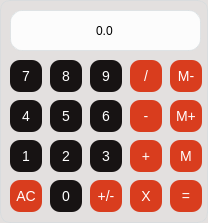
<?xml version="1.0" encoding="UTF-8"?>
<ui version="4.0">
 <class>Calc</class>
 <widget class="QWidget" name="Calc">
  <property name="geometry">
   <rect>
    <x>0</x>
    <y>0</y>
    <width>208</width>
    <height>223</height>
   </rect>
  </property>
  <property name="windowTitle">
   <string>Form</string>
  </property>
  <property name="styleSheet">
   <string notr="true">width: 300px;
height: 231px;
border-radius: 10px;
border: 1px solid rgba(207, 216, 220, 0.5);
background-color: #E3E0DF;</string>
  </property>
  <widget class="QPushButton" name="Button2">
   <property name="geometry">
    <rect>
     <x>50</x>
     <y>140</y>
     <width>32</width>
     <height>32</height>
    </rect>
   </property>
   <property name="styleSheet">
    <string notr="true">#Button2 {
   height: 37px;
   line-height: 37px;
   color: #FFFFFF;
   font-family: Arial;
   width: 38px;
   font-size: 14px;
   font-weight: 200;
   padding: 4px;
   background-color: #171313;
   box-shadow: 1px 1px 20px 0px #000000;
   -webkit-box-shadow: 1px 1px 20px 0px #000000;
   -moz-box-shadow: 1px 1px 20px 0px #000000;
   text-shadow: -2px 0px 11px #FFFFFF;
   border: solid #337FED 0px;
   text-decoration: none;
   display: inline-block;
   cursor: pointer;
}

#Button2:hover {
   background: #1E62D0;
   background-image: -webkit-linear-gradient(top, #1E62D0, #3D94F6);
   background-image: -moz-linear-gradient(top, #1E62D0, #3D94F6);
   background-image: -ms-linear-gradient(top, #1E62D0, #3D94F6);
   background-image: -o-linear-gradient(top, #1E62D0, #3D94F6);
   background-image: linear-gradient(to bottom, #1E62D0, #3D94F6);
   text-decoration: none;
}</string>
   </property>
   <property name="text">
    <string>2</string>
   </property>
  </widget>
  <widget class="QPushButton" name="MemGet">
   <property name="geometry">
    <rect>
     <x>170</x>
     <y>140</y>
     <width>32</width>
     <height>32</height>
    </rect>
   </property>
   <property name="styleSheet">
    <string notr="true">#MemGet {
   
   height: 37px;
   line-height: 37px;
   color: #FFFFFF;
   font-family: Arial;
   width: 38px;
   font-size: 14px;
   font-weight: 200;
   padding: 4px;
   background-color: #D93D1E;
   box-shadow: 1px 1px 20px 0px #000000;
   -webkit-box-shadow: 1px 1px 20px 0px #000000;
   -moz-box-shadow: 1px 1px 20px 0px #000000;
   text-shadow: -2px 0px 11px #FFFFFF;
   border: solid #337FED 0px;
   text-decoration: none;
   display: inline-block;
   cursor: pointer;
}

#MemGet:hover {
   background: #1E62D0;
   background-image: -webkit-linear-gradient(top, #1E62D0, #3D94F6);
   background-image: -moz-linear-gradient(top, #1E62D0, #3D94F6);
   background-image: -ms-linear-gradient(top, #1E62D0, #3D94F6);
   background-image: -o-linear-gradient(top, #1E62D0, #3D94F6);
   background-image: linear-gradient(to bottom, #1E62D0, #3D94F6);
   text-decoration: none;
}</string>
   </property>
   <property name="text">
    <string>M</string>
   </property>
  </widget>
  <widget class="QPushButton" name="Button5">
   <property name="geometry">
    <rect>
     <x>50</x>
     <y>100</y>
     <width>32</width>
     <height>32</height>
    </rect>
   </property>
   <property name="styleSheet">
    <string notr="true">#Button5 {
   height: 37px;
   line-height: 37px;
   color: #FFFFFF;
   font-family: Arial;
   width: 38px;
   font-size: 14px;
   font-weight: 200;
   padding: 4px;
   background-color: #171313;
   box-shadow: 1px 1px 20px 0px #000000;
   -webkit-box-shadow: 1px 1px 20px 0px #000000;
   -moz-box-shadow: 1px 1px 20px 0px #000000;
   text-shadow: -2px 0px 11px #FFFFFF;
   border: solid #337FED 0px;
   text-decoration: none;
   display: inline-block;
   cursor: pointer;
}

#Button5:hover {
   background: #1E62D0;
   background-image: -webkit-linear-gradient(top, #1E62D0, #3D94F6);
   background-image: -moz-linear-gradient(top, #1E62D0, #3D94F6);
   background-image: -ms-linear-gradient(top, #1E62D0, #3D94F6);
   background-image: -o-linear-gradient(top, #1E62D0, #3D94F6);
   background-image: linear-gradient(to bottom, #1E62D0, #3D94F6);
   text-decoration: none;
}</string>
   </property>
   <property name="text">
    <string>5</string>
   </property>
  </widget>
  <widget class="QPushButton" name="Button8">
   <property name="geometry">
    <rect>
     <x>50</x>
     <y>60</y>
     <width>32</width>
     <height>32</height>
    </rect>
   </property>
   <property name="styleSheet">
    <string notr="true">#Button8 {
   height: 37px;
   line-height: 37px;
   color: #FFFFFF;
   font-family: Arial;
   width: 38px;
   font-size: 14px;
   font-weight: 200;
   padding: 4px;
   background-color: #171313;
   box-shadow: 1px 1px 20px 0px #000000;
   -webkit-box-shadow: 1px 1px 20px 0px #000000;
   -moz-box-shadow: 1px 1px 20px 0px #000000;
   text-shadow: -2px 0px 11px #FFFFFF;
   border: solid #337FED 0px;
   text-decoration: none;
   display: inline-block;
   cursor: pointer;
}

#Button8:hover {
   background: #1E62D0;
   background-image: -webkit-linear-gradient(top, #1E62D0, #3D94F6);
   background-image: -moz-linear-gradient(top, #1E62D0, #3D94F6);
   background-image: -ms-linear-gradient(top, #1E62D0, #3D94F6);
   background-image: -o-linear-gradient(top, #1E62D0, #3D94F6);
   background-image: linear-gradient(to bottom, #1E62D0, #3D94F6);
   text-decoration: none;
}</string>
   </property>
   <property name="text">
    <string>8</string>
   </property>
  </widget>
  <widget class="QPushButton" name="Clear">
   <property name="geometry">
    <rect>
     <x>10</x>
     <y>180</y>
     <width>32</width>
     <height>32</height>
    </rect>
   </property>
   <property name="styleSheet">
    <string notr="true">#Clear {
   
   height: 37px;
   line-height: 37px;
   color: #FFFFFF;
   font-family: Arial;
   width: 38px;
   font-size: 14px;
   font-weight: 200;
   padding: 4px;
   background-color: #D93D1E;
   box-shadow: 1px 1px 20px 0px #000000;
   -webkit-box-shadow: 1px 1px 20px 0px #000000;
   -moz-box-shadow: 1px 1px 20px 0px #000000;
   text-shadow: -2px 0px 11px #FFFFFF;
   border: solid #337FED 0px;
   text-decoration: none;
   display: inline-block;
   cursor: pointer;
}

#Clear:hover {
   background: #1E62D0;
   background-image: -webkit-linear-gradient(top, #1E62D0, #3D94F6);
   background-image: -moz-linear-gradient(top, #1E62D0, #3D94F6);
   background-image: -ms-linear-gradient(top, #1E62D0, #3D94F6);
   background-image: -o-linear-gradient(top, #1E62D0, #3D94F6);
   background-image: linear-gradient(to bottom, #1E62D0, #3D94F6);
   text-decoration: none;
}</string>
   </property>
   <property name="text">
    <string>AC</string>
   </property>
  </widget>
  <widget class="QPushButton" name="Button3">
   <property name="geometry">
    <rect>
     <x>90</x>
     <y>140</y>
     <width>32</width>
     <height>32</height>
    </rect>
   </property>
   <property name="styleSheet">
    <string notr="true">#Button3 {
   height: 37px;
   line-height: 37px;
   color: #FFFFFF;
   font-family: Arial;
   width: 38px;
   font-size: 14px;
   font-weight: 200;
   padding: 4px;
   background-color: #171313;
   box-shadow: 1px 1px 20px 0px #000000;
   -webkit-box-shadow: 1px 1px 20px 0px #000000;
   -moz-box-shadow: 1px 1px 20px 0px #000000;
   text-shadow: -2px 0px 11px #FFFFFF;
   border: solid #337FED 0px;
   text-decoration: none;
   display: inline-block;
   cursor: pointer;
}

#Button3:hover {
   background: #1E62D0;
   background-image: -webkit-linear-gradient(top, #1E62D0, #3D94F6);
   background-image: -moz-linear-gradient(top, #1E62D0, #3D94F6);
   background-image: -ms-linear-gradient(top, #1E62D0, #3D94F6);
   background-image: -o-linear-gradient(top, #1E62D0, #3D94F6);
   background-image: linear-gradient(to bottom, #1E62D0, #3D94F6);
   text-decoration: none;
}</string>
   </property>
   <property name="text">
    <string>3</string>
   </property>
  </widget>
  <widget class="QPushButton" name="Divide">
   <property name="geometry">
    <rect>
     <x>130</x>
     <y>60</y>
     <width>32</width>
     <height>32</height>
    </rect>
   </property>
   <property name="styleSheet">
    <string notr="true">#Divide {
   
   height: 37px;
   line-height: 37px;
   color: #FFFFFF;
   font-family: Arial;
   width: 38px;
   font-size: 14px;
   font-weight: 200;
   padding: 4px;
   background-color: #D93D1E;
   box-shadow: 1px 1px 20px 0px #000000;
   -webkit-box-shadow: 1px 1px 20px 0px #000000;
   -moz-box-shadow: 1px 1px 20px 0px #000000;
   text-shadow: -2px 0px 11px #FFFFFF;
   border: solid #337FED 0px;
   text-decoration: none;
   display: inline-block;
   cursor: pointer;
}

#Divide:hover {
   background: #1E62D0;
   background-image: -webkit-linear-gradient(top, #1E62D0, #3D94F6);
   background-image: -moz-linear-gradient(top, #1E62D0, #3D94F6);
   background-image: -ms-linear-gradient(top, #1E62D0, #3D94F6);
   background-image: -o-linear-gradient(top, #1E62D0, #3D94F6);
   background-image: linear-gradient(to bottom, #1E62D0, #3D94F6);
   text-decoration: none;
}</string>
   </property>
   <property name="text">
    <string>/</string>
   </property>
  </widget>
  <widget class="QPushButton" name="MemClear">
   <property name="geometry">
    <rect>
     <x>170</x>
     <y>60</y>
     <width>32</width>
     <height>32</height>
    </rect>
   </property>
   <property name="styleSheet">
    <string notr="true">#MemClear {
   
   height: 37px;
   line-height: 37px;
   color: #FFFFFF;
   font-family: Arial;
   width: 38px;
   font-size: 14px;
   font-weight: 200;
   padding: 4px;
   background-color: #D93D1E;
   box-shadow: 1px 1px 20px 0px #000000;
   -webkit-box-shadow: 1px 1px 20px 0px #000000;
   -moz-box-shadow: 1px 1px 20px 0px #000000;
   text-shadow: -2px 0px 11px #FFFFFF;
   border: solid #337FED 0px;
   text-decoration: none;
   display: inline-block;
   cursor: pointer;
}

#MemClear:hover {
   background: #1E62D0;
   background-image: -webkit-linear-gradient(top, #1E62D0, #3D94F6);
   background-image: -moz-linear-gradient(top, #1E62D0, #3D94F6);
   background-image: -ms-linear-gradient(top, #1E62D0, #3D94F6);
   background-image: -o-linear-gradient(top, #1E62D0, #3D94F6);
   background-image: linear-gradient(to bottom, #1E62D0, #3D94F6);
   text-decoration: none;
}</string>
   </property>
   <property name="text">
    <string>M-</string>
   </property>
  </widget>
  <widget class="QPushButton" name="Button7">
   <property name="geometry">
    <rect>
     <x>10</x>
     <y>60</y>
     <width>32</width>
     <height>32</height>
    </rect>
   </property>
   <property name="styleSheet">
    <string notr="true">#Button7 {
   
   height: 37px;
   line-height: 37px;
   color: #FFFFFF;
   font-family: Arial;
   width: 38px;
   font-size: 14px;
   font-weight: 200;
   padding: 4px;
   background-color: #171313;
   box-shadow: 1px 1px 20px 0px #000000;
   -webkit-box-shadow: 1px 1px 20px 0px #000000;
   -moz-box-shadow: 1px 1px 20px 0px #000000;
   text-shadow: -2px 0px 11px #FFFFFF;
   border: solid #337FED 0px;
   text-decoration: none;
   display: inline-block;
   cursor: pointer;
}

#Button7:hover {
   background: #1E62D0;
   background-image: -webkit-linear-gradient(top, #1E62D0, #3D94F6);
   background-image: -moz-linear-gradient(top, #1E62D0, #3D94F6);
   background-image: -ms-linear-gradient(top, #1E62D0, #3D94F6);
   background-image: -o-linear-gradient(top, #1E62D0, #3D94F6);
   background-image: linear-gradient(to bottom, #1E62D0, #3D94F6);
   text-decoration: none;
}</string>
   </property>
   <property name="text">
    <string>7</string>
   </property>
  </widget>
  <widget class="QPushButton" name="Button6">
   <property name="geometry">
    <rect>
     <x>90</x>
     <y>100</y>
     <width>32</width>
     <height>32</height>
    </rect>
   </property>
   <property name="styleSheet">
    <string notr="true">#Button6 {
   height: 37px;
   line-height: 37px;
   color: #FFFFFF;
   font-family: Arial;
   width: 38px;
   font-size: 14px;
   font-weight: 200;
   padding: 4px;
   background-color: #171313;
   box-shadow: 1px 1px 20px 0px #000000;
   -webkit-box-shadow: 1px 1px 20px 0px #000000;
   -moz-box-shadow: 1px 1px 20px 0px #000000;
   text-shadow: -2px 0px 11px #FFFFFF;
   border: solid #337FED 0px;
   text-decoration: none;
   display: inline-block;
   cursor: pointer;
}

#Button6:hover {
   background: #1E62D0;
   background-image: -webkit-linear-gradient(top, #1E62D0, #3D94F6);
   background-image: -moz-linear-gradient(top, #1E62D0, #3D94F6);
   background-image: -ms-linear-gradient(top, #1E62D0, #3D94F6);
   background-image: -o-linear-gradient(top, #1E62D0, #3D94F6);
   background-image: linear-gradient(to bottom, #1E62D0, #3D94F6);
   text-decoration: none;
}</string>
   </property>
   <property name="text">
    <string>6</string>
   </property>
  </widget>
  <widget class="QPushButton" name="Multiply">
   <property name="geometry">
    <rect>
     <x>130</x>
     <y>180</y>
     <width>32</width>
     <height>32</height>
    </rect>
   </property>
   <property name="styleSheet">
    <string notr="true">#Multiply {
   
   height: 37px;
   line-height: 37px;
   color: #FFFFFF;
   font-family: Arial;
   width: 38px;
   font-size: 14px;
   font-weight: 200;
   padding: 4px;
   background-color: #D93D1E;
   box-shadow: 1px 1px 20px 0px #000000;
   -webkit-box-shadow: 1px 1px 20px 0px #000000;
   -moz-box-shadow: 1px 1px 20px 0px #000000;
   text-shadow: -2px 0px 11px #FFFFFF;
   border: solid #337FED 0px;
   text-decoration: none;
   display: inline-block;
   cursor: pointer;
}

#Multiply:hover {
   background: #1E62D0;
   background-image: -webkit-linear-gradient(top, #1E62D0, #3D94F6);
   background-image: -moz-linear-gradient(top, #1E62D0, #3D94F6);
   background-image: -ms-linear-gradient(top, #1E62D0, #3D94F6);
   background-image: -o-linear-gradient(top, #1E62D0, #3D94F6);
   background-image: linear-gradient(to bottom, #1E62D0, #3D94F6);
   text-decoration: none;
}</string>
   </property>
   <property name="text">
    <string>X</string>
   </property>
  </widget>
  <widget class="QPushButton" name="Button9">
   <property name="geometry">
    <rect>
     <x>90</x>
     <y>60</y>
     <width>32</width>
     <height>32</height>
    </rect>
   </property>
   <property name="styleSheet">
    <string notr="true">#Button9 {
   height: 37px;
   line-height: 37px;
   color: #FFFFFF;
   font-family: Arial;
   width: 38px;
   font-size: 14px;
   font-weight: 200;
   padding: 4px;
   background-color: #171313;
   box-shadow: 1px 1px 20px 0px #000000;
   -webkit-box-shadow: 1px 1px 20px 0px #000000;
   -moz-box-shadow: 1px 1px 20px 0px #000000;
   text-shadow: -2px 0px 11px #FFFFFF;
   border: solid #337FED 0px;
   text-decoration: none;
   display: inline-block;
   cursor: pointer;
}

#Button9:hover {
   background: #1E62D0;
   background-image: -webkit-linear-gradient(top, #1E62D0, #3D94F6);
   background-image: -moz-linear-gradient(top, #1E62D0, #3D94F6);
   background-image: -ms-linear-gradient(top, #1E62D0, #3D94F6);
   background-image: -o-linear-gradient(top, #1E62D0, #3D94F6);
   background-image: linear-gradient(to bottom, #1E62D0, #3D94F6);
   text-decoration: none;
}</string>
   </property>
   <property name="text">
    <string>9</string>
   </property>
  </widget>
  <widget class="QPushButton" name="Equals">
   <property name="geometry">
    <rect>
     <x>170</x>
     <y>180</y>
     <width>32</width>
     <height>32</height>
    </rect>
   </property>
   <property name="styleSheet">
    <string notr="true">#Equals {
   
   height: 37px;
   line-height: 37px;
   color: #FFFFFF;
   font-family: Arial;
   width: 38px;
   font-size: 14px;
   font-weight: 200;
   padding: 4px;
   background-color: #D93D1E;
   box-shadow: 1px 1px 20px 0px #000000;
   -webkit-box-shadow: 1px 1px 20px 0px #000000;
   -moz-box-shadow: 1px 1px 20px 0px #000000;
   text-shadow: -2px 0px 11px #FFFFFF;
   border: solid #337FED 0px;
   text-decoration: none;
   display: inline-block;
   cursor: pointer;
}

#Equals:hover {
   background: #1E62D0;
   background-image: -webkit-linear-gradient(top, #1E62D0, #3D94F6);
   background-image: -moz-linear-gradient(top, #1E62D0, #3D94F6);
   background-image: -ms-linear-gradient(top, #1E62D0, #3D94F6);
   background-image: -o-linear-gradient(top, #1E62D0, #3D94F6);
   background-image: linear-gradient(to bottom, #1E62D0, #3D94F6);
   text-decoration: none;
}</string>
   </property>
   <property name="text">
    <string>=</string>
   </property>
  </widget>
  <widget class="QPushButton" name="Button0">
   <property name="geometry">
    <rect>
     <x>50</x>
     <y>180</y>
     <width>32</width>
     <height>32</height>
    </rect>
   </property>
   <property name="styleSheet">
    <string notr="true">#Button0 {
   height: 37px;
   line-height: 37px;
   color: #FFFFFF;
   font-family: Arial;
   width: 38px;
   font-size: 14px;
   font-weight: 200;
   padding: 4px;
   background-color: #171313;
   box-shadow: 1px 1px 20px 0px #000000;
   -webkit-box-shadow: 1px 1px 20px 0px #000000;
   -moz-box-shadow: 1px 1px 20px 0px #000000;
   text-shadow: -2px 0px 11px #FFFFFF;
   border: solid #337FED 0px;
   text-decoration: none;
   display: inline-block;
   cursor: pointer;
}

#Button0:hover {
   background: #1E62D0;
   background-image: -webkit-linear-gradient(top, #1E62D0, #3D94F6);
   background-image: -moz-linear-gradient(top, #1E62D0, #3D94F6);
   background-image: -ms-linear-gradient(top, #1E62D0, #3D94F6);
   background-image: -o-linear-gradient(top, #1E62D0, #3D94F6);
   background-image: linear-gradient(to bottom, #1E62D0, #3D94F6);
   text-decoration: none;
}</string>
   </property>
   <property name="text">
    <string>0</string>
   </property>
  </widget>
  <widget class="QPushButton" name="MemAdd">
   <property name="geometry">
    <rect>
     <x>170</x>
     <y>100</y>
     <width>32</width>
     <height>32</height>
    </rect>
   </property>
   <property name="styleSheet">
    <string notr="true">#MemAdd{
   
   height: 37px;
   line-height: 37px;
   color: #FFFFFF;
   font-family: Arial;
   width: 38px;
   font-size: 14px;
   font-weight: 200;
   padding: 4px;
   background-color: #D93D1E;
   box-shadow: 1px 1px 20px 0px #000000;
   -webkit-box-shadow: 1px 1px 20px 0px #000000;
   -moz-box-shadow: 1px 1px 20px 0px #000000;
   text-shadow: -2px 0px 11px #FFFFFF;
   border: solid #337FED 0px;
   text-decoration: none;
   display: inline-block;
   cursor: pointer;
}

#MemAdd:hover {
   background: #1E62D0;
   background-image: -webkit-linear-gradient(top, #1E62D0, #3D94F6);
   background-image: -moz-linear-gradient(top, #1E62D0, #3D94F6);
   background-image: -ms-linear-gradient(top, #1E62D0, #3D94F6);
   background-image: -o-linear-gradient(top, #1E62D0, #3D94F6);
   background-image: linear-gradient(to bottom, #1E62D0, #3D94F6);
   text-decoration: none;
}</string>
   </property>
   <property name="text">
    <string>M+</string>
   </property>
  </widget>
  <widget class="QPushButton" name="Add">
   <property name="geometry">
    <rect>
     <x>130</x>
     <y>140</y>
     <width>32</width>
     <height>32</height>
    </rect>
   </property>
   <property name="styleSheet">
    <string notr="true">#Add {
   
   height: 37px;
   line-height: 37px;
   color: #FFFFFF;
   font-family: Arial;
   width: 38px;
   font-size: 14px;
   font-weight: 200;
   padding: 4px;
   background-color: #D93D1E;
   box-shadow: 1px 1px 20px 0px #000000;
   -webkit-box-shadow: 1px 1px 20px 0px #000000;
   -moz-box-shadow: 1px 1px 20px 0px #000000;
   text-shadow: -2px 0px 11px #FFFFFF;
   border: solid #337FED 0px;
   text-decoration: none;
   display: inline-block;
   cursor: pointer;
}

#Add:hover {
   background: #1E62D0;
   background-image: -webkit-linear-gradient(top, #1E62D0, #3D94F6);
   background-image: -moz-linear-gradient(top, #1E62D0, #3D94F6);
   background-image: -ms-linear-gradient(top, #1E62D0, #3D94F6);
   background-image: -o-linear-gradient(top, #1E62D0, #3D94F6);
   background-image: linear-gradient(to bottom, #1E62D0, #3D94F6);
   text-decoration: none;
}</string>
   </property>
   <property name="text">
    <string>+</string>
   </property>
  </widget>
  <widget class="QLineEdit" name="Display">
   <property name="geometry">
    <rect>
     <x>10</x>
     <y>10</y>
     <width>191</width>
     <height>41</height>
    </rect>
   </property>
   <property name="styleSheet">
    <string notr="true">/* Style for &quot;background&quot; */
width: 345px;
height: 120px;
box-shadow: 0 10px 30px #eaf3f7;
border-radius: 12px;
background-color: #fcfcfc;</string>
   </property>
   <property name="inputMask">
    <string>0.0</string>
   </property>
   <property name="text">
    <string>0.0</string>
   </property>
   <property name="cursorPosition">
    <number>3</number>
   </property>
   <property name="alignment">
    <set>Qt::AlignCenter</set>
   </property>
   <property name="dragEnabled">
    <bool>false</bool>
   </property>
  </widget>
  <widget class="QPushButton" name="Button4">
   <property name="geometry">
    <rect>
     <x>10</x>
     <y>100</y>
     <width>32</width>
     <height>32</height>
    </rect>
   </property>
   <property name="styleSheet">
    <string notr="true">#Button4{
   height: 37px;
   line-height: 37px;
   color: #FFFFFF;
   font-family: Arial;
   width: 38px;
   font-size: 14px;
   font-weight: 200;
   padding: 4px;
   background-color: #171313;
   box-shadow: 1px 1px 20px 0px #000000;
   -webkit-box-shadow: 1px 1px 20px 0px #000000;
   -moz-box-shadow: 1px 1px 20px 0px #000000;
   text-shadow: -2px 0px 11px #FFFFFF;
   border: solid #337FED 0px;
   text-decoration: none;
   display: inline-block;
   cursor: pointer;
}

#Button4:hover {
   background: #1E62D0;
   background-image: -webkit-linear-gradient(top, #1E62D0, #3D94F6);
   background-image: -moz-linear-gradient(top, #1E62D0, #3D94F6);
   background-image: -ms-linear-gradient(top, #1E62D0, #3D94F6);
   background-image: -o-linear-gradient(top, #1E62D0, #3D94F6);
   background-image: linear-gradient(to bottom, #1E62D0, #3D94F6);
   text-decoration: none;
}</string>
   </property>
   <property name="text">
    <string>4</string>
   </property>
  </widget>
  <widget class="QPushButton" name="Subtract">
   <property name="geometry">
    <rect>
     <x>130</x>
     <y>100</y>
     <width>32</width>
     <height>32</height>
    </rect>
   </property>
   <property name="styleSheet">
    <string notr="true">#Subtract{
   
   height: 37px;
   line-height: 37px;
   color: #FFFFFF;
   font-family: Arial;
   width: 38px;
   font-size: 14px;
   font-weight: 200;
   padding: 4px;
   background-color: #D93D1E;
   box-shadow: 1px 1px 20px 0px #000000;
   -webkit-box-shadow: 1px 1px 20px 0px #000000;
   -moz-box-shadow: 1px 1px 20px 0px #000000;
   text-shadow: -2px 0px 11px #FFFFFF;
   border: solid #337FED 0px;
   text-decoration: none;
   display: inline-block;
   cursor: pointer;
}

#Subtract:hover {
   background: #1E62D0;
   background-image: -webkit-linear-gradient(top, #1E62D0, #3D94F6);
   background-image: -moz-linear-gradient(top, #1E62D0, #3D94F6);
   background-image: -ms-linear-gradient(top, #1E62D0, #3D94F6);
   background-image: -o-linear-gradient(top, #1E62D0, #3D94F6);
   background-image: linear-gradient(to bottom, #1E62D0, #3D94F6);
   text-decoration: none;
}</string>
   </property>
   <property name="text">
    <string>-</string>
   </property>
  </widget>
  <widget class="QPushButton" name="ChangeSign">
   <property name="geometry">
    <rect>
     <x>90</x>
     <y>180</y>
     <width>32</width>
     <height>32</height>
    </rect>
   </property>
   <property name="styleSheet">
    <string notr="true">#ChangeSign {
   
   height: 37px;
   line-height: 37px;
   color: #FFFFFF;
   font-family: Arial;
   width: 38px;
   font-size: 14px;
   font-weight: 200;
   padding: 4px;
   background-color: #D93D1E;
   box-shadow: 1px 1px 20px 0px #000000;
   -webkit-box-shadow: 1px 1px 20px 0px #000000;
   -moz-box-shadow: 1px 1px 20px 0px #000000;
   text-shadow: -2px 0px 11px #FFFFFF;
   border: solid #337FED 0px;
   text-decoration: none;
   display: inline-block;
   cursor: pointer;
}

#ChangeSign:hover {
   background: #1E62D0;
   background-image: -webkit-linear-gradient(top, #1E62D0, #3D94F6);
   background-image: -moz-linear-gradient(top, #1E62D0, #3D94F6);
   background-image: -ms-linear-gradient(top, #1E62D0, #3D94F6);
   background-image: -o-linear-gradient(top, #1E62D0, #3D94F6);
   background-image: linear-gradient(to bottom, #1E62D0, #3D94F6);
   text-decoration: none;
}</string>
   </property>
   <property name="text">
    <string>+/-</string>
   </property>
  </widget>
  <widget class="QPushButton" name="Button1">
   <property name="geometry">
    <rect>
     <x>10</x>
     <y>140</y>
     <width>32</width>
     <height>32</height>
    </rect>
   </property>
   <property name="styleSheet">
    <string notr="true">#Button1 {
   height: 37px;
   line-height: 37px;
   color: #FFFFFF;
   font-family: Arial;
   width: 38px;
   font-size: 14px;
   font-weight: 200;
   padding: 4px;
   background-color: #171313;
   box-shadow: 1px 1px 20px 0px #000000;
   -webkit-box-shadow: 1px 1px 20px 0px #000000;
   -moz-box-shadow: 1px 1px 20px 0px #000000;
   text-shadow: -2px 0px 11px #FFFFFF;
   border: solid #337FED 0px;
   text-decoration: none;
   display: inline-block;
   cursor: pointer;
}

#Button1:hover {
   background: #1E62D0;
   background-image: -webkit-linear-gradient(top, #1E62D0, #3D94F6);
   background-image: -moz-linear-gradient(top, #1E62D0, #3D94F6);
   background-image: -ms-linear-gradient(top, #1E62D0, #3D94F6);
   background-image: -o-linear-gradient(top, #1E62D0, #3D94F6);
   background-image: linear-gradient(to bottom, #1E62D0, #3D94F6);
   text-decoration: none;
}</string>
   </property>
   <property name="text">
    <string>1</string>
   </property>
  </widget>
 </widget>
 <resources/>
 <connections/>
</ui>
